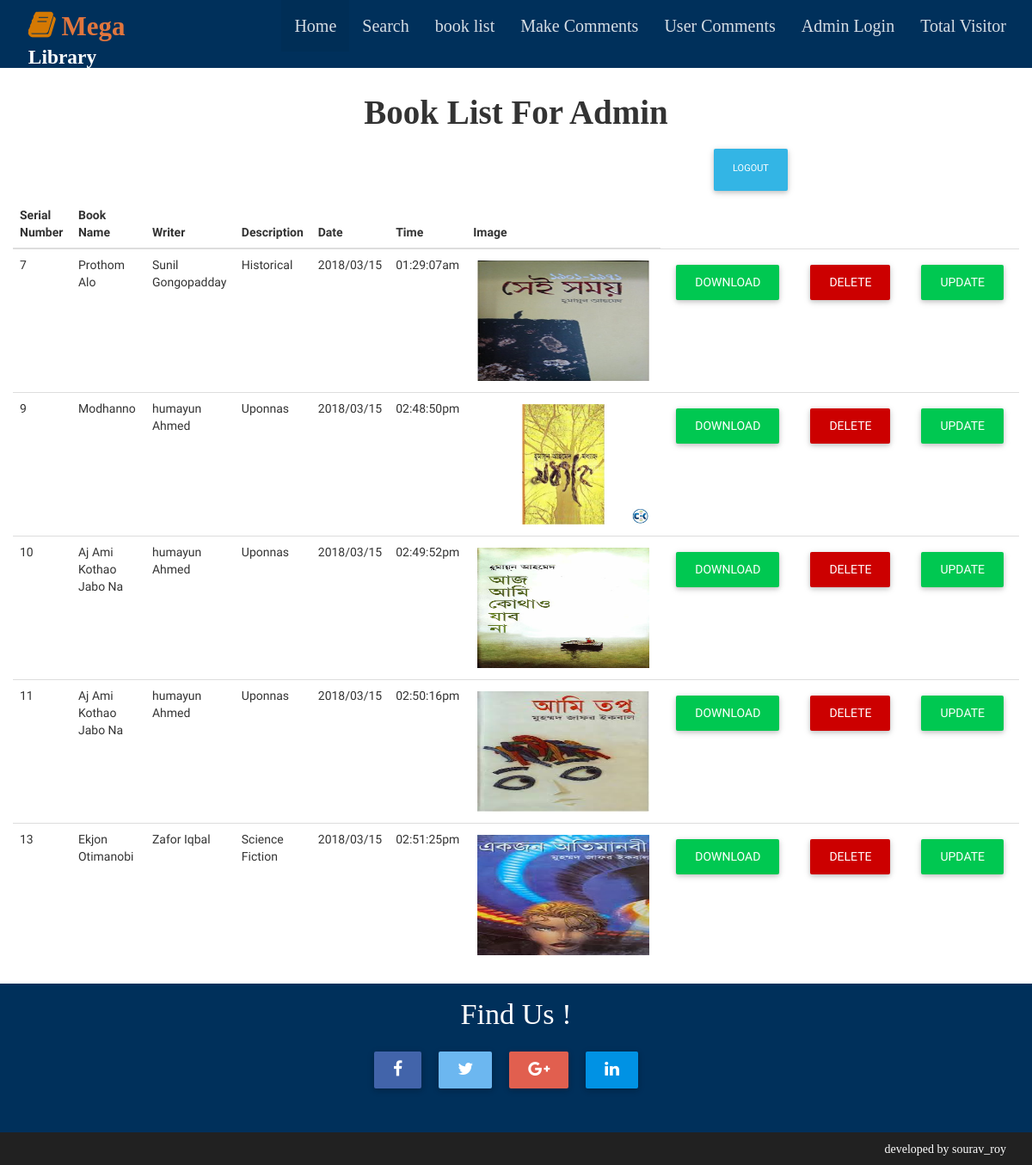
The page /admin_book_list.php on the database its author committed.
### tables this page shows
CREATE TABLE `books` (
  `id` int(100) NOT NULL,
  `book_name` varchar(50) NOT NULL,
  `writer` varchar(50) NOT NULL,
  `description` varchar(50) NOT NULL,
  `date` varchar(50) NOT NULL,
  `time` varchar(50) NOT NULL,
  `file` varchar(100) NOT NULL
);

### admin_book_list.php (the view, shortened to what this page needs)
<?php
	include 'includes/header.php';
?>
	<div class="row">
	    <h5 style="text-align:center;font-family: initial;font-size: 39px;margin-top:50px; font-weight: bold">Book List For Admin</h5>
		<div class="col-md-4 col-md-offset-8">
			<a href="logout.php" class="btn btn-info logout-btn" >logout</a>
		</div>
	</div>
  <div class ="container-fluid">
		<div class="row">
			<div class="col-lg-12 col-md-12 colsm-12 col-xs-12">
				<table class="table table-hover">
				  <thead>
					<tr>
					  <th>Serial Number</th>
					  <th>Book Name</th>
					  <th>Writer</th>
					  <th>Description</th>
					  <th>Date</th>
					  <th>Time</th>
					  <th>Image</th>
					</tr>
				  </thead>
				  <tbody>
					<?php
					require("connection.php");
					$result = mysqli_query($conn, "SELECT * FROM books ORDER BY date,time ASC LIMIT 0,30");
					while($row=mysqli_fetch_array($result)){
					  $id=$row['id'];
					  echo "<tr>";
					  echo  "<td>" .  $row['id']. "</td>";
					  echo  "<td>" .  $row['book_name']. "</td>";
					  echo  "<td>" .  $row['writer']. "</td>";
					  echo  "<td>"  . $row['description']. "</td>";
					  echo  "<td>"  . $row['date']. "</td>";
					  echo  "<td>"  . $row['time']. "</td>";
					  echo  "<td>"  .  "<img  src='files/".$row['file']."' >". "</td>";
					  echo  "<td> <a class='btn btn-success' href ='files/".$row['file']."' download> Download </a> </td>";
					  ?>
					  <td><a href="delete.php?deleteid=<?php echo $id;?>" class='btn btn-danger'>Delete</a></td>
					  <td><a href="update_success.php?updateid=<?php echo $id;?>" class='btn btn-success'>Update</a></td>
					  <?php
					  echo "</tr>";
					}
					?>
				  </tbody>
				</table>
				</div>
			</div>
		</div>
<?php
	include 'includes/footer.php';
?>

### css/style.css (style rules this page uses)
body { width:100%; margin:0 auto; padding:0auto; display:block; }
.logout-btn { height: 49px; padding-top: 7px; font-size: 11px; }

### admin_book_list.php (style rules this page uses)
img { float: left; margin: 5px; width: 200px; height: 140px; }

### rows shown on the page
books: id "7", book_name "Prothom Alo", writer "Sunil Gongopadday", description "Historical", date "2018/03/15", time "01:29:07am", file (picture)
books: id "9", book_name "Modhanno", writer "humayun Ahmed", description "Uponnas", date "2018/03/15", time "02:48:50pm", file (picture)
books: id "10", book_name "Aj Ami Kothao Jabo Na", writer "humayun Ahmed", description "Uponnas", date "2018/03/15", time "02:49:52pm", file (picture)
books: id "11", book_name "Aj Ami Kothao Jabo Na", writer "humayun Ahmed", description "Uponnas", date "2018/03/15", time "02:50:16pm", file (picture)
books: id "13", book_name "Ekjon Otimanobi", writer "Zafor Iqbal", description "Science Fiction", date "2018/03/15", time "02:51:25pm", file (picture)
